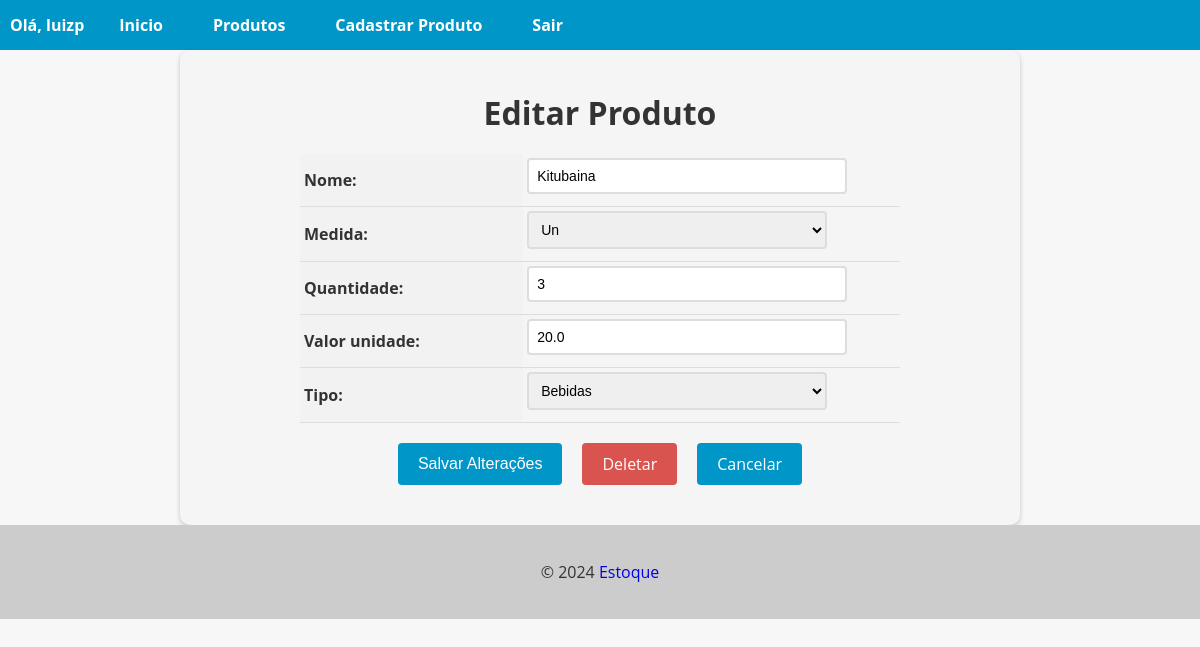
The page /produtos/7/editar_produto/ (signed in) on the database its author committed.
### estoque/models.py (models this page shows, shortened)
class Produto(models.Model):
    id = models.AutoField(primary_key=True)
    nome = models.CharField(max_length=200)
    medida = models.ForeignKey(UnidadeMedida, on_delete=models.CASCADE, related_name='medida_produto')
    quantidade = models.IntegerField()
    valor_unidade = models.FloatField()
    data_entrada = models.DateField(auto_now_add=True)
    tipo = models.ForeignKey(Tipo, on_delete=models.CASCADE, related_name='tipo_produto')

class Tipo(models.Model):
    id = models.AutoField(primary_key=True)
    nome = models.CharField(max_length=30)
    def __str__(self):
        return self.nome

### estoque/views.py (the view, shortened to what this page needs)
# urls.py: path('produtos/<int:pk>/editar_produto/', ProdutoUpdateView.as_view(), name='editar_produto'),
@method_decorator(login_required(login_url='login'), name='dispatch')
class ProdutoUpdateView(UpdateView):
    model = Produto
    template_name = 'produto_update.html'
    form_class = ProdutoModelForm

### estoque/forms.py (shortened to what this page needs)
class ProdutoModelForm(forms.ModelForm):
    class Meta():
        model = Produto
        fields = '__all__'

### estoque/models.py (called while the page is built)
    def __str__(self):
        return self.unidade

### estoque/templates/produto_update.html (shortened to what this page needs)
{% extends "base.html" %}
{% block content %}
    <form method="post" enctype="multipart/form-data">
        <h1>Editar Produto</h1>
        <table>
            {{ form.as_table }}
        </table>
        <div>
            <div class="buttons-container">
                <input type="submit" value="Salvar Alterações" class="btn btn-primary">
                <a href="{% url 'deletar_produto' pk=object.pk %}" class="btn btn-danger">Deletar</a>
                <a href="{% url 'produtos' %}" class="btn btn-secondary">Cancelar</a>
            </div>
        </div>
    </form>
{% endblock %}

### app/templates/base.html (shortened to what this page needs)
<!DOCTYPE html>
<html lang="en">
<head>
</head>
<body>
    <header>
        <nav>
            <ul>
                {% if user.is_authenticated %}
                    <li><strong>Olá, {{ user.username }}</strong></li>
                    {% if user.is_superuser %}
                        <li><strong><a href="{% url 'home' %}">Inicio</a></strong></li>
                        <li><strong><a href="{% url 'produtos' %}">Produtos</a></strong></li>
                        <li><strong><a href="{% url 'add_produto' %}">Cadastrar Produto</a></strong></li>
                        <li><strong><a href="{% url 'logout' %}">Sair</a></strong></li>
                    {% else %}
                        <li><strong><a href="{% url 'home' %}">Inicio</a></strong></li>
                        <li><strong><a href="{% url 'produtos' %}">Produtos</a></strong></li>
                        <li><strong><a href="{% url 'logout' %}">Sair</a></strong></li>
                    {% endif %}
                {% else %}
                    <li><strong><a href="{% url 'home' %}">Inicio</a></strong></li>
                    <li><strong><a href="{% url 'login' %}">Entrar</a></strong></li>
                    <li><strong><a href="{% url 'registro' %}">Registre-se</a></strong></li>
                {% endif %}
            </ul>
        </nav>
    </header>
    <main>
        {% block content %}
        {% endblock %}
    </main>
    <footer>
        <p>&copy; 2024 <a href="https://github.com/LuizBackCode/estoque-mercado" target="_blank" class="link">Estoque</a></p>
    </footer>
</body>
</html>

### app/templates/base.html (style rules this page uses)
body { font-family: 'Open Sans', sans-serif; background-color: #f7f7f7; color: #333; margin: 0; padding: 0; }
header { background-color: #0096c7; color: #fff; text-align: center; }
footer { background-color: #ccc; color: #333; padding: 20px; text-align: center; }
nav { background-color: #0096c7; color: #fff; height: 50px; display: flex; justify-content: space-between; align-items: center; }
nav ul { list-style: none; margin: 0; padding: 0; display: flex; }
nav ul li { margin: 0 10px; }
nav ul li a { color: #fff; text-decoration: none; font-size: 16px; padding: 15px; transition: all 0.3s ease; }
.link { text-decoration: none; }

### estoque/templates/produto_update.html (style rules this page uses)
form { max-width: 800px; margin: 0 auto; padding: 20px; background-color: #f5f5f5; border-radius: 10px; box-shadow: 0 2px 5px rgba(0, 0, 0, 0.2); }
form h1 { font-size: 2rem; margin-bottom: 20px; text-align: center; }
table { margin: 0 auto; border-collapse: collapse; width: 100%; max-width: 600px; }
th, td { padding: 4px; text-align: left; border-bottom: 1px solid #ddd; }
th { background-color: #f2f2f2; }
input[type="text"], input[type="number"], select, textarea { padding: 8px; font-size: 14px; border: 2px solid #ddd; border-radius: 4px; width: 100%; max-width: 300px; margin-bottom: 8px; transition: border-bottom-color 0.3s ease-in-out; }
.btn { background-color: #0096c7; color: #fff; border: none; padding: 10px 20px; font-size: 16px; border-radius: 4px; cursor: pointer; transition: background-color 0.3s ease-in-out; }
.buttons-container { display: flex; justify-content: center; margin-top: 20px; margin-bottom: 20px; }
.btn { display: inline-block; background-color: #0096c7; color: #fff; border: none; padding: 10px 20px; font-size: 16px; border-radius: 4px; cursor: pointer; transition: background-color 0.3s ease-in-out; margin: 0 10px; }
.btn-danger { background-color: #d9534f; text-decoration: none !important; }
a { text-decoration: none !important; }

### rows shown on the page
Produto: nome "Kitubaina", medida "Un", quantidade "3", valor_unidade "20.0", tipo "Bebidas"

### other values the page prints
{{ user.username }} "luizp"
